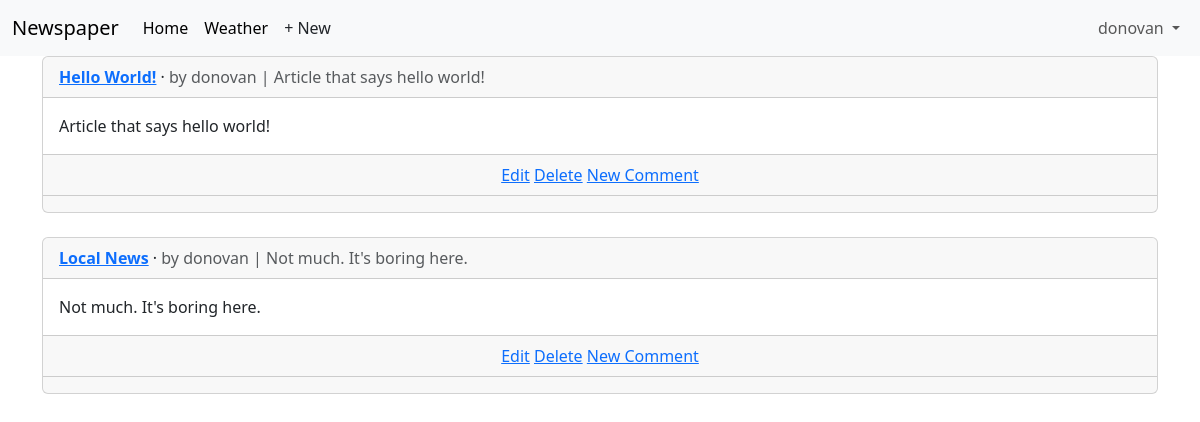
The page /articles/ (signed in) on the database as committed earlier.
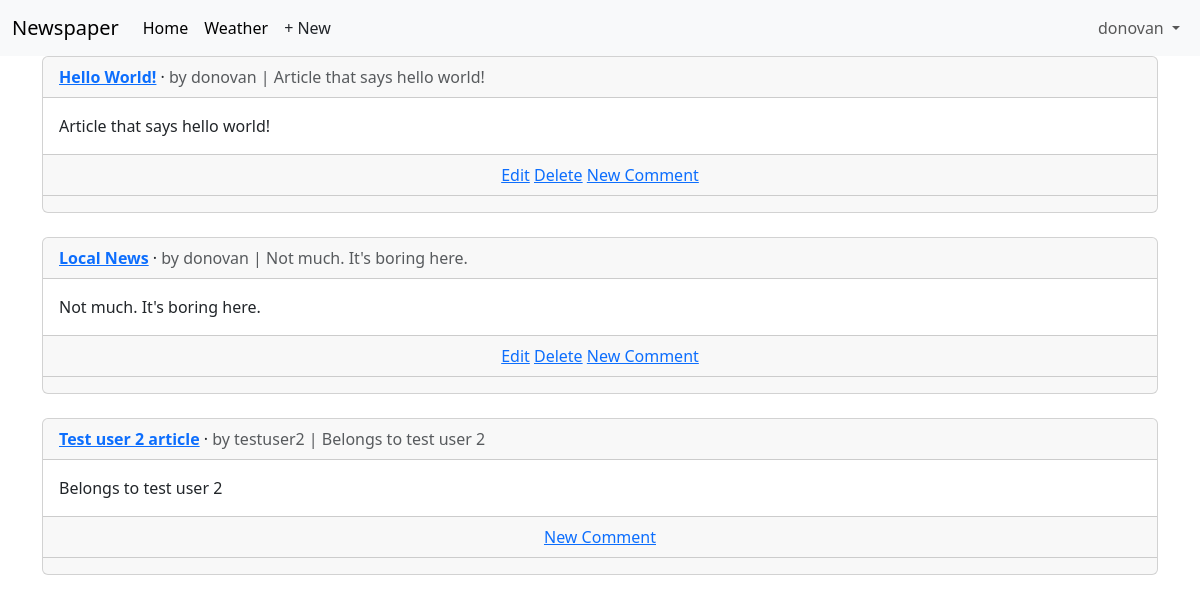
The same page on the database as committed later.
### articles/models.py (models this page shows, shortened)
class Article(models.Model):
    title = models.CharField(max_length=255)
    body = models.TextField()
    date = models.DateTimeField(auto_now_add=True)
    author = models.ForeignKey(
        settings.AUTH_USER_MODEL,
        on_delete=models.CASCADE,
    )
    def get_absolute_url(self):
        return reverse("article_detail", kwargs={"pk": self.pk})

### accounts/models.py (models this page shows)
class CustomUser(AbstractUser):
    age = models.PositiveIntegerField(null=True, blank=True)

### articles/views.py (the view)
# urls.py: path("", ArticleListView.as_view(), name="article_list"),
class ArticleListView(LoginRequiredMixin, ListView):
    model = Article
    template_name = "article_list.html"

### templates/article_list.html (shortened to what this page needs)
{% extends "base.html" %}
{% block content %}
{% for article in article_list %}
<div class="card">
    <div class="card-header">
        <span class="fw-bold">
            <a href="{{ article.get_absolute_url }}">{{ article.title }}</a>
        </span> &middot;
        <span class="text-muted">by {{ article.author }} |
            {{ article.body }}</span>
    </div>
    <div class="card-body">
        {{ article.body }}
    </div>
    <div class="card-footer text-center text-muted">
        {% if article.author.pk == request.user.pk %}
        <a href="{% url 'article_edit' article.pk %}">Edit</a>
        <a href="{% url 'article_delete' article.pk %}">Delete</a>
        {% endif %}
        <a href="{{ article.get_absolute_url }}">New Comment</a>
    </div>
    <div class="card-footer">
    </div>
</div>
<br />
{% endfor %}
{% endblock content %}

Rows that differ between the two databases and show on the page:
added Article: title "Test user 2 article", author "testuser2", body "Belongs to test user 2"
